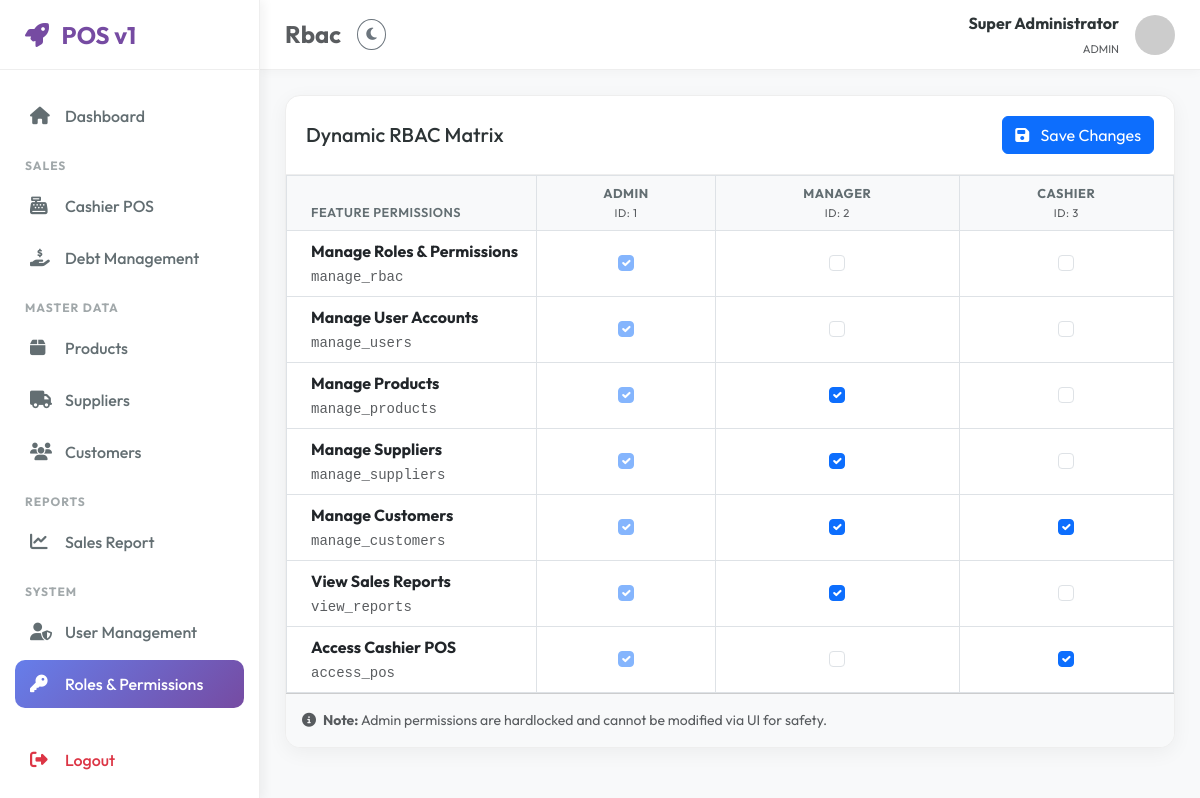
/rbac.php (signed in), run on the app's committed database.
### tables this page shows
CREATE TABLE `roles` (
  `id` int NOT NULL AUTO_INCREMENT,
  `name` varchar(50) NOT NULL,
  `description` text,
  PRIMARY KEY (`id`),
  UNIQUE KEY `name` (`name`)
);

CREATE TABLE `permissions` (
  `id` int NOT NULL AUTO_INCREMENT,
  `name` varchar(50) NOT NULL,
  `label` varchar(100) NOT NULL,
  PRIMARY KEY (`id`),
  UNIQUE KEY `name` (`name`)
);

### includes/functions.php (called while the page is built, shortened)
<?php
require_once 'db.php';
function hasPermission($permissionName) {
    global $pdo;
    $role_names = $_SESSION['role_names'] ?? [];
    $roles = $_SESSION['roles'] ?? [];
    if (in_array('admin', $role_names)) return true;
    $role_ids = array_column($roles, 'id');
    $in = implode(',', array_fill(0, count($role_ids), '?'));
    $stmt = $pdo->prepare("
        SELECT COUNT(*)
        FROM role_permissions rp
        JOIN permissions p ON rp.permission_id = p.id
        WHERE rp.role_id IN ($in) AND p.name = ?
    ");
    $params = $role_ids;
    $params[] = $permissionName;
    $stmt->execute($params);
    return $stmt->fetchColumn() > 0;
}
?>

### rbac.php (the view, shortened to what this page needs)
<?php
require_once 'includes/functions.php';
$roles = $pdo->query("SELECT * FROM roles ORDER BY id ASC")->fetchAll();
$permissions = $pdo->query("SELECT * FROM permissions ORDER BY id ASC")->fetchAll();
$role_perms = [];
$stmt = $pdo->query("SELECT role_id, permission_id FROM role_permissions");
while ($row = $stmt->fetch()) {
    $role_perms[$row['role_id']][] = $row['permission_id'];
}
include 'layouts/header.php';
?>
<form method="POST">
    <div class="card">
        <div class="card-header d-flex justify-content-between align-items-center">
            <h5 class="mb-0">Dynamic RBAC Matrix</h5>
            <button type="submit" class="btn btn-primary">
                <i class="fas fa-save me-2"></i> Save Changes
            </button>
        </div>
        <div class="card-body p-0">
            <div class="table-responsive">
                <table class="table table-bordered mb-0">
                    <thead class="bg-light">
                        <tr>
                            <th style="width: 250px;" class="ps-4">Feature Permissions</th>
                            <?php foreach ($roles as $r): ?>
                                <th class="text-center">
                                    <div class="fw-bold"><?php echo strtoupper($r['name']); ?></div>
                                    <small class="text-muted fw-normal">ID: <?php echo $r['id']; ?></small>
                                </th>
                            <?php endforeach; ?>
                        </tr>
                    </thead>
                    <tbody>
                        <?php foreach ($permissions as $p): ?>
                            <tr>
                                <td class="ps-4">
                                    <div class="fw-bold"><?php echo $p['label']; ?></div>
                                    <code class="small text-muted"><?php echo $p['name']; ?></code>
                                </td>
                                <?php foreach ($roles as $r): ?>
                                    <td class="text-center align-middle">
                                        <?php $has = in_array($p['id'], $role_perms[$r['id']] ?? []); ?>
                                        <div class="form-check d-flex justify-content-center">
                                            <input class="form-check-input" type="checkbox"
                                                   name="matrix[<?php echo $r['id']; ?>][<?php echo $p['id']; ?>]"
                                                   value="1" <?php echo $has ? 'checked' : ''; ?>
                                                   <?php echo $r['name'] == 'admin' ? 'disabled checked' : ''; ?>>
                                        </div>
                                    </td>
                                <?php endforeach; ?>
                            </tr>
                        <?php endforeach; ?>
                    </tbody>
                </table>
            </div>
        </div>
        <div class="card-footer bg-light p-3">
            <div class="small text-muted">
                <i class="fas fa-info-circle me-1"></i> <strong>Note:</strong> Admin permissions are hardlocked and cannot be modified via UI for safety.
            </div>
        </div>
    </div>
</form>
<?php include 'layouts/footer.php'; ?>

### layouts/header.php (style rules this page uses)
:root { --primary-color: #764ba2; --secondary-color: #667eea; --sidebar-width: 260px; --topbar-height: 70px; --bg-light: #f8f9fa; --sidebar-bg: #ffffff; --card-bg: #ffffff; --text-main: #2d3436; --text-muted: #636e72; --border-color: #eeeeee; }
body { font-family: 'Outfit', sans-serif; background-color: var(--bg-light); color: var(--text-main); overflow-x: hidden; transition: all 0.3s; }
.card { background-color: var(--card-bg); border: 1px solid var(--border-color); border-radius: 15px; box-shadow: 0 5px 20px rgba(0,0,0,0.05); margin-bottom: 25px; overflow: hidden; }
.card-header { background: none; border-bottom: 1px solid var(--border-color); padding: 20px; font-weight: 600; color: var(--text-main); }
.table { color: var(--text-main); }
.table thead th { background-color: var(--bg-light); border-bottom-color: var(--border-color); color: var(--text-muted); font-weight: 600; text-transform: uppercase; font-size: 0.8rem; letter-spacing: 0.5px; }

### data on the page
roles: name "ADMIN", id "1"
roles: name "MANAGER", id "2"
roles: name "CASHIER", id "3"
permissions: label "Manage Roles & Permissions", name "manage_rbac", id.name "☑"
permissions: label "Manage User Accounts", name "manage_users", id.name "☑"
permissions: label "Manage Products", name "manage_products", id.name "☑"
permissions: label "Manage Suppliers", name "manage_suppliers", id.name "☑"
permissions: label "Manage Customers", name "manage_customers", id.name "☑"
permissions: label "View Sales Reports", name "view_reports", id.name "☑"
permissions: label "Access Cashier POS", name "access_pos", id.name "☑"

### other printed values
str_replace('.php', '', $page) "Rbac"
$_SESSION['fullname'] "Super Administrator"
implode(', ', $_SESSION['role_names']) "ADMIN"
